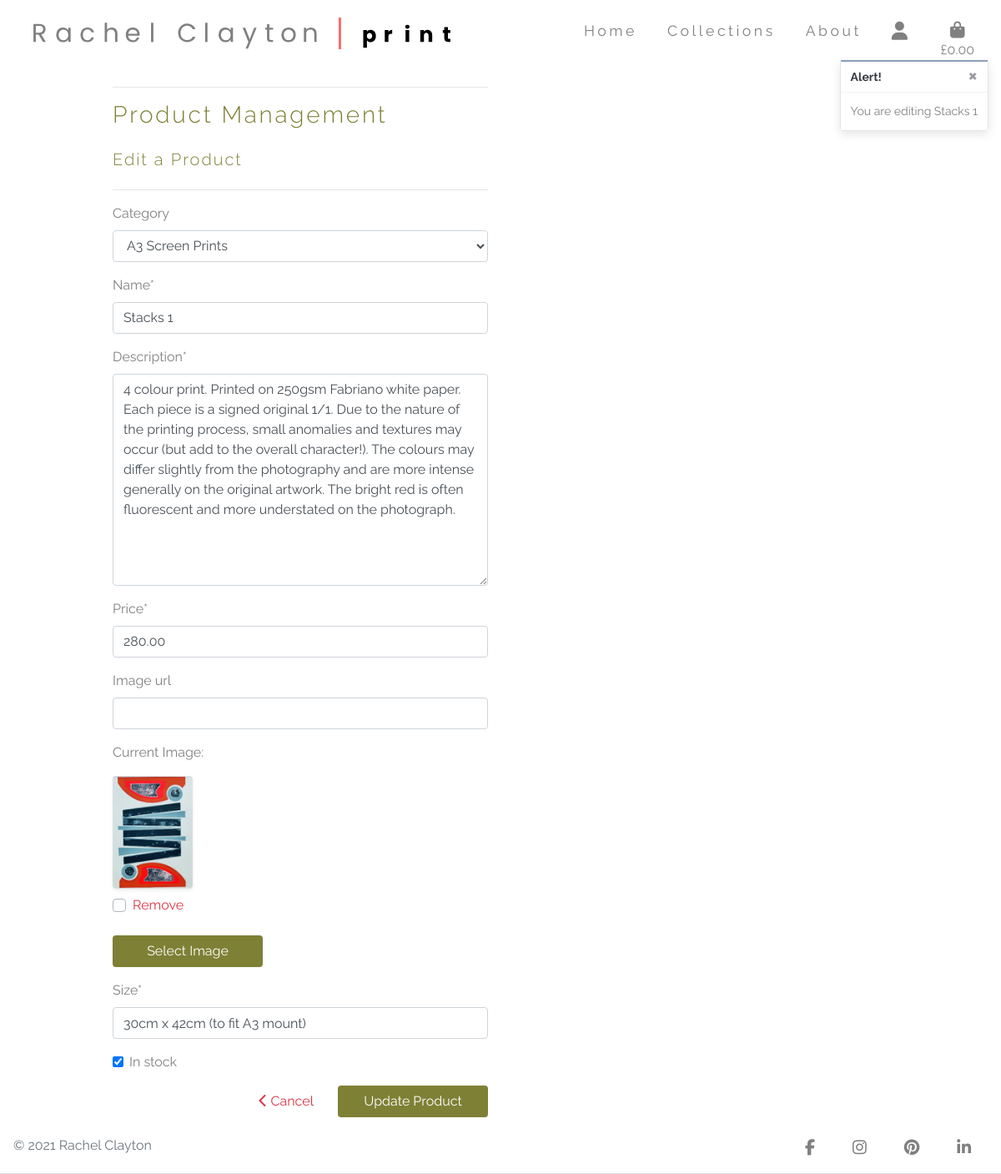
The app's page /products/edit/3/ (signed in), older data.
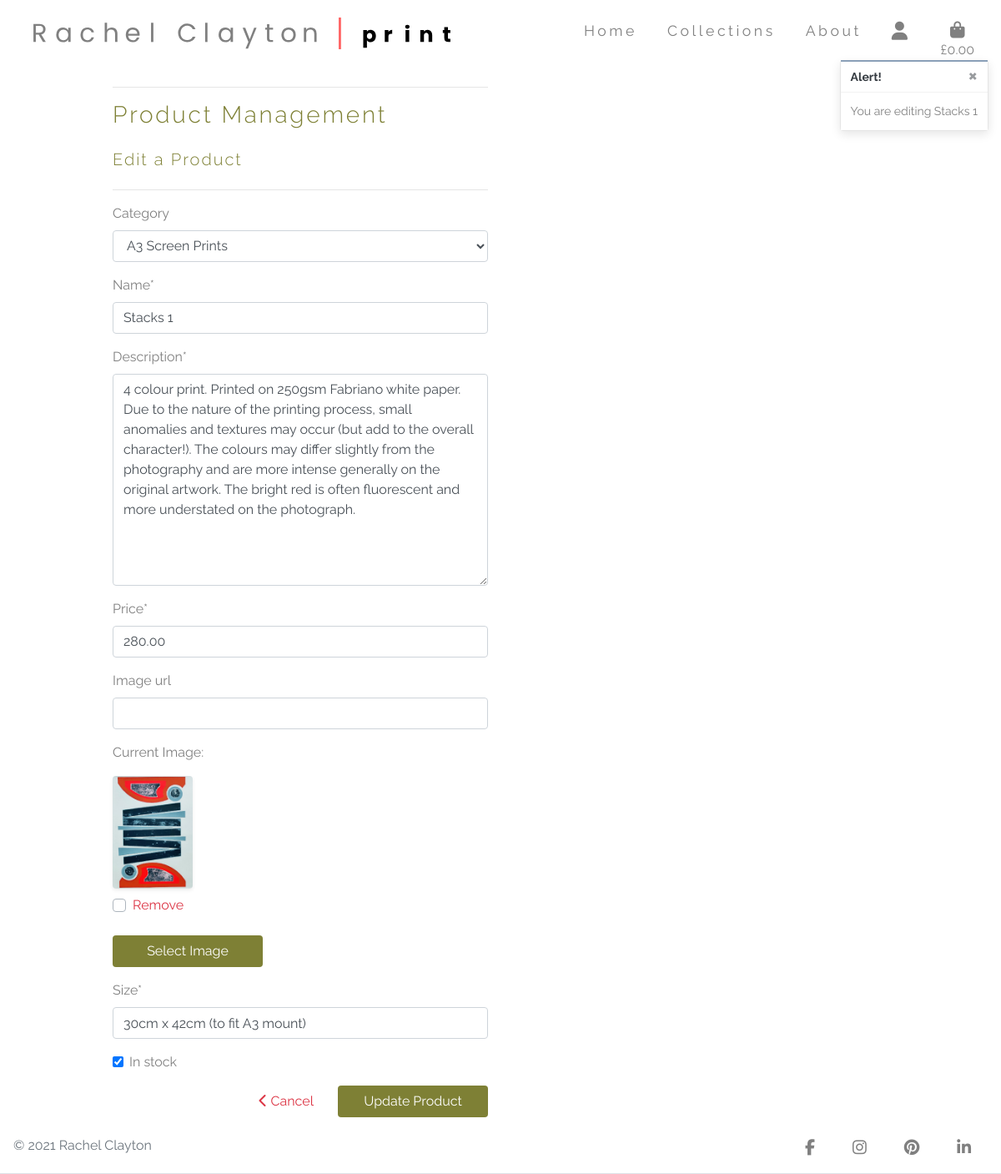
The same page, newer data.
### products/models.py (models this page shows, shortened)
class Product(models.Model):
    category = models.ForeignKey(
        'Category', null=True, blank=True, on_delete=models.SET_NULL)
    name = models.CharField(max_length=250)
    description = models.TextField()
    price = models.DecimalField(max_digits=6, decimal_places=2)
    image_url = models.URLField(max_length=1024, null=True, blank=True)
    image = models.ImageField(null=True, blank=True)
    size = models.CharField(max_length=50)
    in_stock = models.BooleanField(default=True)

### products/views.py (the view)
# urls.py: path('edit/<int:product_id>/', views.edit_product, name='edit_product'),
@login_required
def edit_product(request, product_id):
    if not request.user.is_superuser:
        messages.error(request, 'Sorry, only store owners can do that.')
        return redirect(reverse('home'))
    product = get_object_or_404(Product, pk=product_id)
    if request.method == 'POST':
        form = ProductForm(request.POST, request.FILES, instance=product)
        if form.is_valid():
            form.save()
            messages.success(request, 'Successfully updated product!')
            return redirect(reverse('product_detail', args=[product.id]))
        else:
            messages.error(request, 'Failed to update product. Please ensure the form is valid.')
    else:
        form = ProductForm(instance=product)
        messages.info(request, f'You are editing {product.name}')
    template = 'products/edit_product.html'
    context = {
        'form': form,
        'product': product,
    }
    return render(request, template, context)

### products/forms.py
class ProductForm(forms.ModelForm):
    class Meta:
        model = Product
        fields = '__all__'
    image = forms.ImageField(label='Image', required=False, widget=CustomClearableFileInput)
    def __init__(self, *args, **kwargs):
        super().__init__(*args, **kwargs)
        categories = Category.objects.all()
        friendly_names = [(c.id, c.get_friendly_name()) for c in categories]
        self.fields['category'].choices = friendly_names
        for field_name, field in self.fields.items():
            field.widget.attrs['class'] = 'rounded'

### bag/contexts.py (called while the page is built, shortened)
def bag_contents(request):
    bag_items = []
    total = 0
    product_count = 0
    bag = request.session.get('bag', {})
    vat = total * Decimal(settings.UK_VAT_PERCENTAGE / 100)
    grand_total = total + vat
    vat_percentage = grand_total - (vat * 5)
    context = {
        'bag_items': bag_items,
        'total': total,
        'product_count': product_count,
        'vat': settings.UK_VAT_PERCENTAGE,
        'grand_total': grand_total,
        'vat_percentage': vat_percentage,
    }
    return context

### products/models.py (called while the page is built)
    def get_friendly_name(self):
        return self.friendly_name

### products/templates/products/edit_product.html (shortened to what this page needs)
{% extends "base.html" %}
{% load static %}
{% block content %}
    <div class="overlay"></div>
    <div class="container">
        <div class="row">
            <div class="col-12 col-md-6">
                <hr>
                <h3 class="font-weight-light title-font mb-4">Product Management</h3>
                <h5 class="font-weight-light title-font mb-4">Edit a Product</h5>
                <hr>
            </div>
        </div>
        <div class="row">
            <div class="col-12 col-md-6">
                <form method="POST" action="{% url 'edit_product' product.id %}" class="form mb-2" enctype="multipart/form-data">
                    {% for field in form %}
                        {% if field.name != 'image' %}
                            {{ field | as_crispy_field }}
                        {% else %}
                            {{ field }}
                        {% endif %}
                    {% endfor %}
                    <div class="text-right">
                        <a href="{% url 'products' %}" class="btn btn-md text-danger mr-3">
                            <span class="icon">
                                <i class="fas fa-chevron-left"></i>
                            </span>
                            <span>Cancel</span>
                        </a>
                        <button class="rounded shop-now-button btn btn-md py-auto float-right" type="submit">Update Product</button>
                    </div>
                </form>
            </div>
        </div>
    </div>
{% endblock %}

Row changes from the older to the newer data that the page shows:
changed Product "A3 Screen Prints": description "…250gsm Fabriano white paper. Each piece is a signed original 1/1. Due to the nature…" → "…250gsm Fabriano white paper. Due to the nature…"
